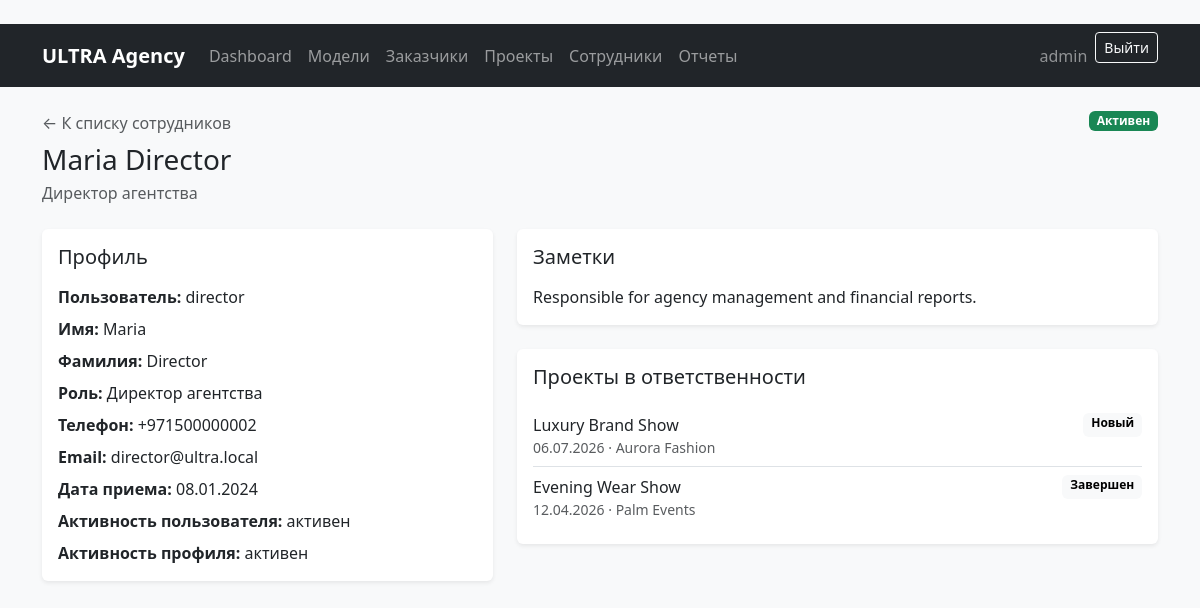
/employees/2/ (signed in), run on the app's committed database.
### employees/models.py (models this page shows)
class EmployeeProfile(models.Model):
    class Role(models.TextChoices):
        DIRECTOR = 'director', 'Директор агентства'
        BOOKER = 'booker', 'Букер'
        SCOUT = 'scout', 'Скаут'
        ADMIN = 'admin', 'Системный администратор'
    user = models.OneToOneField(
        settings.AUTH_USER_MODEL,
        on_delete=models.CASCADE,
        related_name='employee_profile',
        verbose_name='Пользователь',
    )
    role = models.CharField(
        'Роль',
        max_length=20,
        choices=Role.choices,
        default=Role.SCOUT,
    )
    phone = models.CharField('Телефон', max_length=30, blank=True)
    hire_date = models.DateField('Дата приема', null=True, blank=True)
    is_active = models.BooleanField('Активен', default=True)
    notes = models.TextField('Заметки', blank=True)
    class Meta:
        verbose_name = 'Профиль сотрудника'
        verbose_name_plural = 'Профили сотрудников'
        ordering = ['user__last_name', 'user__first_name', 'user__username']
    def __str__(self):
        full_name = self.user.get_full_name()
        return full_name or self.user.get_username()

### projects/models.py (models this page shows, shortened)
class Project(db_models.Model):
    class ProjectType(db_models.TextChoices):
        CASTING = 'casting', 'Кастинг'
        PHOTOSESSION = 'photosession', 'Фотосессия'
        SHOW = 'show', 'Показ'
        ADVERTISING = 'advertising', 'Реклама'
    class Status(db_models.TextChoices):
        NEW = 'new', 'Новый'
        IN_PROGRESS = 'in_progress', 'В работе'
        COMPLETED = 'completed', 'Завершен'
        CANCELED = 'canceled', 'Отменен'
    title = db_models.CharField('Название', max_length=200)
    client = db_models.ForeignKey(
        Client,
        on_delete=db_models.PROTECT,
        related_name='projects',
        verbose_name='Заказчик',
    )
    project_type = db_models.CharField(
        'Тип проекта',
        max_length=20,
        choices=ProjectType.choices,
        default=ProjectType.CASTING,
    )
    description = db_models.TextField('Описание', blank=True)
    start_date = db_models.DateField('Дата начала')
    end_date = db_models.DateField('Дата окончания', null=True, blank=True)
    status = db_models.CharField(
        'Статус',
        max_length=20,
        choices=Status.choices,
        default=Status.NEW,
    )
    budget = db_models.DecimalField(
        'Бюджет / выручка',
        max_digits=12,
        decimal_places=2,
        default=0,
    )
    responsible_employee = db_models.ForeignKey(
        EmployeeProfile,
        on_delete=db_models.SET_NULL,
        null=True,
        blank=True,
        related_name='projects',
        verbose_name='Ответственный сотрудник',
    )
    models = db_models.ManyToManyField(
        ModelCard,
        through='Participation',
        related_name='projects',
        verbose_name='Модели',
        blank=True,
    )
    notes = db_models.TextField('Заметки', blank=True)
    created_at = db_models.DateTimeField('Дата создания', auto_now_add=True)
    updated_at = db_models.DateTimeField('Дата обновления', auto_now=True)
    class Meta:
        verbose_name = 'Проект'
        verbose_name_plural = 'Проекты'
        ordering = ['-start_date', 'title']

### clients/models.py (models this page shows, shortened)
class Client(models.Model):
    name = models.CharField('Название / имя заказчика', max_length=150)
    contact_person = models.CharField('Контактное лицо', max_length=120, blank=True)
    phone = models.CharField('Телефон', max_length=30, blank=True)
    email = models.EmailField('Email', blank=True)
    city = models.CharField('Город', max_length=100, blank=True)
    notes = models.TextField('Заметки', blank=True)
    created_at = models.DateTimeField('Дата добавления', auto_now_add=True)
    updated_at = models.DateTimeField('Дата обновления', auto_now=True)
    class Meta:
        verbose_name = 'Заказчик'
        verbose_name_plural = 'Заказчики'
        ordering = ['name']

### employees/views.py (the view)
# urls.py: path('<int:pk>/', EmployeeDetailView.as_view(), name='employee_detail'),
class EmployeeDetailView(EmployeeSectionRequiredMixin, DetailView):
    model = EmployeeProfile
    template_name = 'employees/employee_detail.html'
    context_object_name = 'employee'
    def get_queryset(self):
        return EmployeeProfile.objects.select_related('user').prefetch_related('projects')

### core/mixins.py (called while the page is built)
    def test_func(self):
        return user_has_any_role(self.request.user, self.allowed_roles)

### core/permissions.py (called while the page is built, shortened)
def get_user_role(user):
    if not user.is_authenticated or not user.is_active:
        return None
    if user.is_superuser:
        return ROLE_ADMIN

def user_has_any_role(user, roles):
    role = get_user_role(user)
    return role in roles

### templates/employees/employee_detail.html (shortened to what this page needs)
{% extends 'base.html' %}
{% block content %}
<div class="d-flex flex-column flex-md-row justify-content-between gap-3 mb-4">
    <div>
        <a class="text-muted text-decoration-none" href="{% url 'employees:employee_list' %}">← К списку сотрудников</a>
        <h1 class="h3 mt-2 mb-1">{{ employee }}</h1>
        <p class="text-muted mb-0">{{ employee.get_role_display }}</p>
    </div>
    <div>
        {% if employee.is_active and employee.user.is_active %}
            <span class="badge text-bg-success">Активен</span>
        {% else %}
            <span class="badge text-bg-secondary">Неактивен</span>
        {% endif %}
    </div>
</div>
<div class="row g-4">
    <div class="col-lg-5">
        <div class="card border-0 shadow-sm">
            <div class="card-body">
                <h2 class="h5 mb-3">Профиль</h2>
                <div class="vstack gap-2">
                    <div><strong>Пользователь:</strong> {{ employee.user.username }}</div>
                    <div><strong>Имя:</strong> {{ employee.user.first_name|default:'Не указано' }}</div>
                    <div><strong>Фамилия:</strong> {{ employee.user.last_name|default:'Не указана' }}</div>
                    <div><strong>Роль:</strong> {{ employee.get_role_display }}</div>
                    <div><strong>Телефон:</strong> {{ employee.phone|default:'Не указан' }}</div>
                    <div><strong>Email:</strong> {{ employee.user.email|default:'Не указан' }}</div>
                    <div><strong>Дата приема:</strong> {{ employee.hire_date|date:'d.m.Y'|default:'Не указана' }}</div>
                    <div><strong>Активность пользователя:</strong> {{ employee.user.is_active|yesno:'активен,неактивен' }}</div>
                    <div><strong>Активность профиля:</strong> {{ employee.is_active|yesno:'активен,неактивен' }}</div>
                </div>
            </div>
        </div>
    </div>
    <div class="col-lg-7">
        <div class="card border-0 shadow-sm mb-4">
            <div class="card-body">
                <h2 class="h5 mb-3">Заметки</h2>
                <p class="mb-0">{{ employee.notes|linebreaksbr|default:'Заметки пока не заполнены.' }}</p>
            </div>
        </div>
        <div class="card border-0 shadow-sm">
            <div class="card-body">
                <h2 class="h5 mb-3">Проекты в ответственности</h2>
                {% if employee.projects.all %}
                    <div class="list-group list-group-flush">
                        {% for project in employee.projects.all %}
                            <a class="list-group-item list-group-item-action px-0" href="{% url 'projects:project_detail' project.pk %}">
                                <div class="d-flex justify-content-between gap-3">
                                    <span>{{ project.title }}</span>
                                    <span class="badge text-bg-light">{{ project.get_status_display }}</span>
                                </div>
                                <div class="small text-muted">{{ project.start_date|date:'d.m.Y' }} · {{ project.client.name }}</div>
                            </a>
                        {% endfor %}
                    </div>
                {% else %}
                    <p class="text-muted mb-0">Сотрудник пока не назначен ответственным по проектам.</p>
                {% endif %}
            </div>
        </div>
    </div>
</div>
{% endblock %}

### templates/base.html (shortened to what this page needs)
﻿{% load static %}
<!doctype html>
<html lang="ru">
<head>
    <link href="https://cdn.jsdelivr.net/npm/bootstrap@5.3.3/dist/css/bootstrap.min.css" rel="stylesheet">
</head>
<body class="bg-light">
<nav class="navbar navbar-expand-lg navbar-dark bg-dark">
    <div class="container">
        <a class="navbar-brand fw-semibold" href="{% url 'dashboard' %}">ULTRA Agency</a>
        <div class="collapse navbar-collapse" id="mainNavbar">
            <ul class="navbar-nav me-auto mb-2 mb-lg-0">
                <li class="nav-item">
                    <a class="nav-link" href="{% url 'dashboard' %}">Dashboard</a>
                </li>
                <li class="nav-item">
                    <a class="nav-link" href="{% url 'models_app:model_list' %}">Модели</a>
                </li>
                <li class="nav-item">
                    <a class="nav-link" href="{% url 'clients:client_list' %}">Заказчики</a>
                </li>
                <li class="nav-item">
                    <a class="nav-link" href="{% url 'projects:project_list' %}">Проекты</a>
                </li>
                <li class="nav-item">
                    {% if user.is_superuser or user.employee_profile.role == 'director' or user.employee_profile.role == 'admin' %}
                        <a class="nav-link" href="{% url 'employees:employee_list' %}">Сотрудники</a>
                    {% else %}
                        <a class="nav-link disabled" href="#">Сотрудники</a>
                    {% endif %}
                </li>
                <li class="nav-item">
                    <a class="nav-link" href="{% url 'reports:reports' %}">Отчеты</a>
                </li>
            </ul>
            <div class="d-flex align-items-center gap-2">
                {% if user.is_authenticated %}
                    <span class="navbar-text text-white-50">{{ user.get_username }}</span>
                    <form method="post" action="{% url 'logout' %}">
                        <button class="btn btn-outline-light btn-sm" type="submit">Выйти</button>
                    </form>
                {% else %}
                    <a class="btn btn-outline-light btn-sm" href="{% url 'login' %}">Войти</a>
                {% endif %}
            </div>
        </div>
    </div>
</nav>
<main class="container py-4">
    {% block content %}{% endblock %}
</main>
</body>
</html>

### data on the page
EmployeeProfile: user.last_name "Maria Director", role "Директор агентства", user.username "director", user.first_name "Maria", user.last_name "Director", phone "+971500000002", user.email "director@ultra.local", hire_date "08.01.2024", user.is_active "активен", is_active "активен", notes "Responsible for agency management and financial reports."
Project: title "Luxury Brand Show", status "Новый", start_date "06.07.2026", client.name "Aurora Fashion"
Project: title "Evening Wear Show", status "Завершен", start_date "12.04.2026", client.name "Palm Events"

### other printed values
{{ user.get_username }} "admin"
